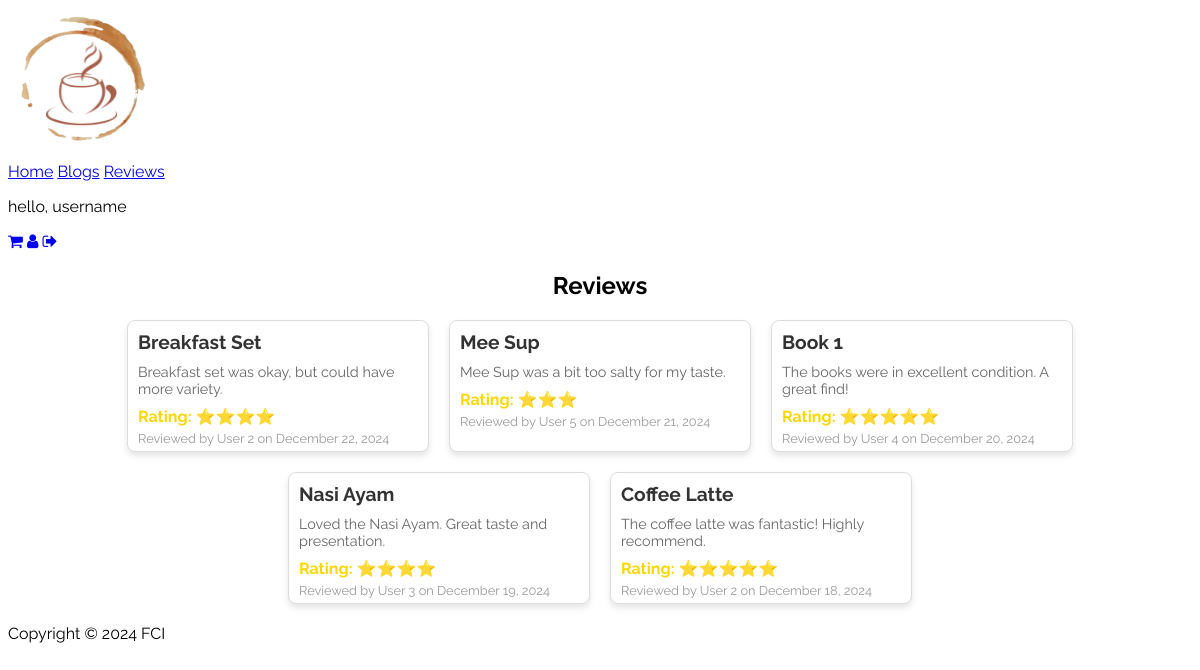
The app's page /user/modules/reviews/reviews.php with its own data.
### tables this page shows
CREATE TABLE `review` (
  `reviewID` int(11) NOT NULL,
  `reservationID` int(11) NOT NULL,
  `reviewText` text NOT NULL,
  `rating` int(11) NOT NULL,
  `productID` int(11) NOT NULL,
  `reviewBy` int(11) NOT NULL,
  `reviewDate` date NOT NULL DEFAULT current_timestamp()
);

CREATE TABLE `product` (
  `productID` int(11) NOT NULL,
  `productName` varchar(100) NOT NULL,
  `productImg` varchar(100) NOT NULL,
  `categoryID` int(11) NOT NULL,
  `productQty` int(11) NOT NULL,
  `productPrice` decimal(8,2) NOT NULL
);

### user/modules/reviews/reviews.php (the view, shortened to what this page needs)
<?php
include("../../../config/config.php");
$sql_reviews = "
    SELECT r.reviewID, r.reviewText, r.rating, r.reviewDate, r.reviewBy, p.productName
    FROM review r
    INNER JOIN product p ON r.productID = p.productID
    ORDER BY r.reviewDate DESC";
$result = mysqli_query($conn, $sql_reviews);
?>
<!DOCTYPE html>
<html lang="en">
<head>
    <link rel="stylesheet" href="https://cdnjs.cloudflare.com/ajax/libs/font-awesome/4.7.0/css/font-awesome.min.css">
</head>
<body>
    <div class="userTopNav">
        <div class="logo-container">
            <a href="http://localhost/ppms/user/index.php"><img src="http://localhost/ppms/img/logo.png" alt="logo"
                    class="logo"></a>
        </div>
        <div class="userNav">
            <?php include("../../includes/userNav.php"); ?>
        </div>
        <div>
            <p>hello, username</p>
            <a href="http://localhost/ppms/user/modules/cart/cart_action.php"><i class="fa fa-shopping-cart"></i></a>
            <a href="http://localhost/ppms/user/modules/profile/profile.php"><i class="fa fa-user"></i></a>
            <a href="http://localhost/ppms/singout/logout.php"><i class="fa fa-sign-out"></i></a>
        </div>
    </div>
    <main>
        <h2 style="text-align: center;">Reviews</h2>
        <div class="review-container">
            <?php
            if (mysqli_num_rows($result) > 0) {
                while ($row = mysqli_fetch_assoc($result)) {
                    echo '<div class="review-card">';
                    echo '<h3>' . htmlspecialchars($row["productName"]) . '</h3>';
                    echo '<p>' . htmlspecialchars($row["reviewText"]) . '</p>';
                    echo '<div class="rating">Rating: ' . str_repeat('⭐', $row["rating"]) . '</div>';
                    echo '<small>Reviewed by User ' . htmlspecialchars($row["reviewBy"]) . ' on ' . date("F j, Y", strtotime($row["reviewDate"])) . '</small>';
                    echo '</div>';
                }
            } else {
                echo '<p style="text-align: center;">No reviews available at the moment.</p>';
            }
            ?>
        </div>
    </main>
    <footer class="footer">
        <p>Copyright &copy; 2024 FCI</p>
    </footer>
</body>
</html>

### user/includes/userNav.php
<nav class="userNav" id="userNav">
    <a href="http://localhost/ppms/user/index.php">Home</a>
    <a href="http://localhost/ppms/user/modules/blogs/blogs.php">Blogs</a>
    <a href="http://localhost/ppms/user/modules/reviews/reviews.php">Reviews</a>
</nav>

### user/modules/reviews/reviews.php (style rules this page uses)
body { font-family: 'Raleway', sans-serif; }
.review-container { display: flex; flex-wrap: wrap; gap: 20px; justify-content: center; margin: 20px; }
.review-card { width: 300px; border: 1px solid #ddd; border-radius: 8px; overflow: hidden; box-shadow: 0 4px 6px rgba(0, 0, 0, 0.1); background-color: #fff; transition: transform 0.3s, box-shadow 0.3s; }
.review-card h3 { font-size: 1.2em; margin: 10px; color: #333; }
.review-card p { font-size: 0.9em; color: #666; margin: 0 10px 10px; }
.review-card small { font-size: 0.8em; color: #999; display: block; margin: 5px 10px; }
.review-card .rating { color: #FFD700; font-weight: bold; margin: 5px 10px; }

### records on screen
review: productID.productName "Breakfast Set", reviewText "Breakfast set was okay, but could have more variety.", rating "⭐⭐⭐⭐", reviewBy "2", reviewDate "December 22, 2024"
review: productID.productName "Mee Sup", reviewText "Mee Sup was a bit too salty for my taste.", rating "⭐⭐⭐", reviewBy "5", reviewDate "December 21, 2024"
review: productID.productName "Book 1", reviewText "The books were in excellent condition. A great find!", rating "⭐⭐⭐⭐⭐", reviewBy "4", reviewDate "December 20, 2024"
review: productID.productName "Nasi Ayam", reviewText "Loved the Nasi Ayam. Great taste and presentation.", rating "⭐⭐⭐⭐", reviewBy "3", reviewDate "December 19, 2024"
review: productID.productName "Coffee Latte", reviewText "The coffee latte was fantastic! Highly recommend.", rating "⭐⭐⭐⭐⭐", reviewBy "2", reviewDate "December 18, 2024"
